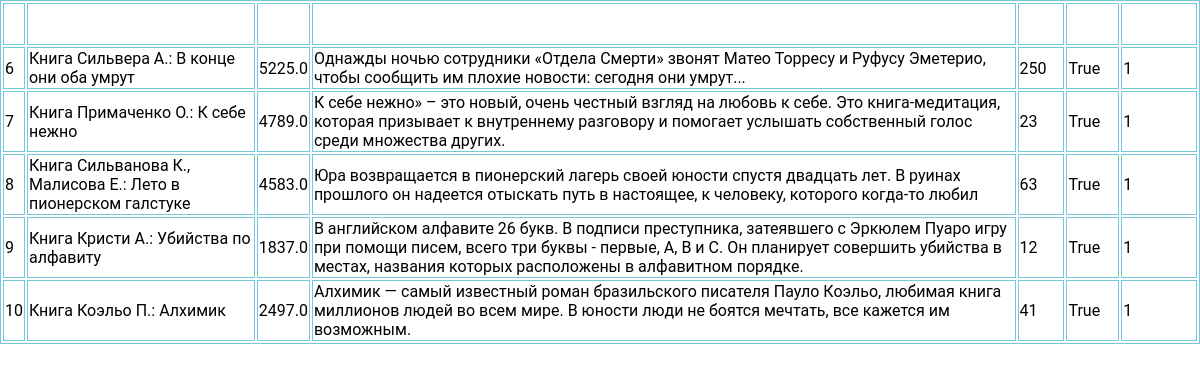
The page /api/categories/1/products/ on the database its author committed.
### api/models.py (models this page shows)
class Product (models.Model):
    product_id=models.IntegerField(primary_key=True)
    product_name = models.CharField(max_length=30)
    price = models.FloatField()
    description = models.TextField()
    count = models.IntegerField()
    is_active = models.BooleanField()
    category=models.ForeignKey(Category,on_delete=models.CASCADE)

### api/views.py (the view)
# urls.py: path("categories/<int:category_id1>/products/",views.categoryProducts, name='djnknj'),
def categoryProducts(request,category_id1):
    list_products=list()
    for i in Product.objects.all():
        if i.category_id==category_id1:
            query='''
            select product_name,product_id,price,api_category.category_id
            from api_product,api_category
            where api_category.category_id=api_product.category_id and api_category.category_id = %s''' %category_id1
            products=Product.objects.raw(query)
            data = {"Product":products}
            return render(request, 'categoryProduct.html',data)
    return HttpResponse(str(list_products))

### api/templates/categoryProduct.html (shortened to what this page needs)
{% load static %}
<!DOCTYPE html>
<html lang="en">
    <head>
        <link href="{% static 'main.css' %}" rel="stylesheet" type="text/css">
    </head>
    <body>
        <div class="container">
            <table>
                <thead>
                    <th>Id</th>
                    <th>Name</th>
                    <th>Price</th>
                    <th>Description</th>
                    <th>Count</th>
                    <th>Is active</th>
                    <th>Category ID</th>
                </thead>
                {%  for product in Product %}
                <tr>
                    <td>{{ product.product_id }}</td>
                    <td>{{ product.product_name }}</td>
                    <td>{{ product.price }}</td>
                    <td>{{ product.description }}</td>
                    <td>{{ product.count }}</td>
                    <td>{{ product.is_active }}</td>
                    <td>{{ product.category_id}}</td>
                </tr>
                {% endfor %}
            </table>
        </div>
    </body>
</html>

### api/static/main.css (style rules this page uses)
html, body { height: 100%; }
body { margin: 0; font-family: Roboto, "Helvetica Neue", sans-serif; }
table, th, td { border: 1px solid rgb(118, 200, 221); color: black; }
th { color: white; }

### rows shown on the page
Product: product_id "6", product_name "Книга Сильвера А.: В конце они оба умрут", price "5225.0", description "Однажды ночью сотрудники «Отдела Смерти» звонят Матео Торресу и Руфусу Эметерио, чтобы сообщить им плохие новости: сегодня они умрут...", count "250", is_active "True", category_id "1"
Product: product_id "7", product_name "Книга Примаченко О.: К себе нежно", price "4789.0", description "К себе нежно» – это новый, очень честный взгляд на любовь к себе. Это книга-медитация, которая призывает к внутреннему разговору и помогает услышать собственный голос среди множества других.", count "23", is_active "True", category_id "1"
Product: product_id "8", product_name "Книга Сильванова К., Малисова Е.: Лето в пионерском галстуке", price "4583.0", description "Юра возвращается в пионерский лагерь своей юности спустя двадцать лет. В руинах прошлого он надеется отыскать путь в настоящее, к человеку, которого когда-то любил", count "63", is_active "True", category_id "1"
Product: product_id "9", product_name "Книга Кристи А.: Убийства по алфавиту", price "1837.0", description "В английском алфавите 26 букв. В подписи преступника, затеявшего с Эркюлем Пуаро игру при помощи писем, всего три буквы - первые, А, B и С. Он планирует совершить убийства в местах, названия которых расположены в алфавитном порядке.", count "12", is_active "True", category_id "1"
Product: product_id "10", product_name "Книга Коэльо П.: Алхимик", price "2497.0", description "Алхимик — самый известный роман бразильского писателя Пауло Коэльо, любимая книга миллионов людей во всем мире. В юности люди не боятся мечтать, все кажется им возможным.", count "41", is_active "True", category_id "1"
